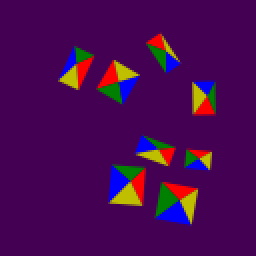
%> input picture Position_feature/Image/000000.png, 128 x 128 px (shown 2 times larger); its folder holds only this picture in this run
$ octave gen_4D.m   (GNU Octave 9; MATLAB toolbox functions it lacks are replaced by stand-ins)
%> lines starting %> are read from the running program, lines starting %| are printed output that depends on the picture; in (x1, y1, x2, y2) boxes, pixels count from 0 and x2, y2 are one past the last pixel; in counts of white or black regions, pixels touching at a corner belong together; the program's own positions count from 1
% This script generates 4D input features using the current images in Image
% folder and saves them in 4D folder
clc
clear

%% TrainingValidation dataset

PATH_READ = 'datasets/TrainingValidation/Image';
PATH_WRITE = 'datasets/TrainingValidation/4D';

paths = dir(fullfile(PATH_READ, '*.png'));
n_data = numel(paths);

for k = 1:n_data
    this_name = paths(k).name;
    this_path = fullfile(PATH_READ, this_name);
    gray = rgb2gray(imread(this_path));
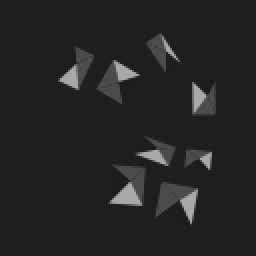
%> gray: size 128x128 uint8 (shown 2 times larger); min 29, max 169, mean 36.3
    [Gx, Gy] = imgradientxy(gray);
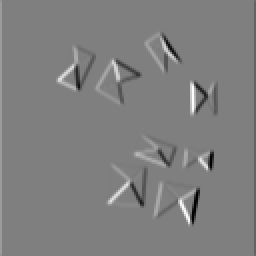
%> Gx: size 128x128 double (shown 2 times larger); min -556, max 556, mean 0; drawn with min black and max white
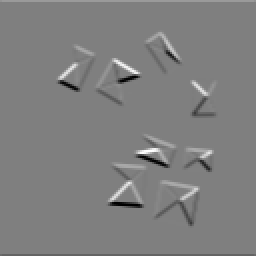
%> Gy: size 128x128 double (shown 2 times larger); min -560, max 560, mean 0; drawn with min black and max white
    [Gmag, Gdir] = imgradient(Gx, Gy);
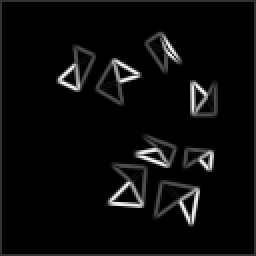
%> Gmag: size 128x128 double (shown 2 times larger); min 0, max 601, mean 26; drawn with min black and max white
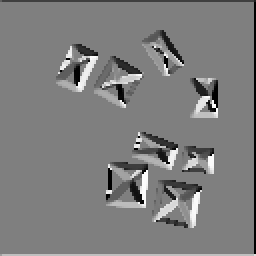
%> Gdir: size 128x128 double (shown 2 times larger); min -180, max 179.6, mean -1.9; drawn with min black and max white
    edges = edge(gray,'Canny');
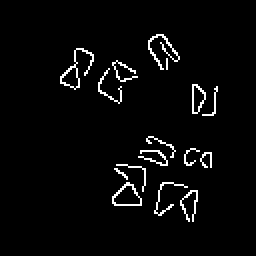
%> edges: size 128x128 logical (shown 2 times larger); 3.3% white in thin lines or dots, all inside (x1, y1, x2, y2) = (30, 17, 109, 111)

    % Normalize features between [0 1]
    gray = double(gray)/255;
%> gray: size 128x128 double
    Gmag = Gmag/max(Gmag(:));
    Gdir = Gdir/max(Gdir(:));
    edges = double(edges);
    input_4D = cat(3, gray, Gmag, Gdir, edges);
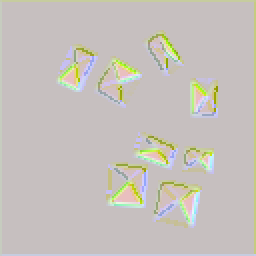
%> input_4D: size 128x128x4 double (shown 2 times larger); mean R, G, B, A 0.142, 0.0433, -0.0106, 0.0329; transparent parts drawn white
    save(fullfile(PATH_WRITE, [this_name(1:end-4), '.mat']), 'input_4D')
end


%% Test dataset

PATH_READ = 'datasets/Test/Image';
PATH_WRITE = 'datasets/Test/4D';

paths = dir(fullfile(PATH_READ, '*.png'));
n_data = numel(paths);

for k = 1:n_data
    this_name = paths(k).name;
    this_path = fullfile(PATH_READ, this_name);
    gray = rgb2gray(imread(this_path));
    [Gx, Gy] = imgradientxy(gray);
    [Gmag, Gdir] = imgradient(Gx, Gy);
    edges = edge(gray,'Canny');

    % Normalize features between [0 1]
    gray = double(gray)/255;
    Gmag = Gmag/max(Gmag(:));
    Gdir = Gdir/max(Gdir(:));
    edges = double(edges);
    input_4D = cat(3, gray, Gmag, Gdir, edges);
    save(fullfile(PATH_WRITE, [this_name(1:end-4), '.mat']), 'input_4D')
end

$ run again, on Position_feature/Image/000015.png
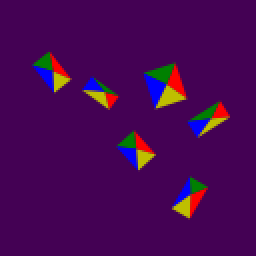
%> input picture Position_feature/Image/000015.png, 128 x 128 px (shown 2 times larger)
%> `edges = edge(gray,'Canny');`:
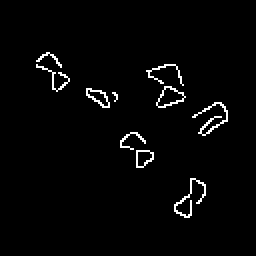
%> edges: size 128x128 logical (shown 2 times larger); 2.3% white in thin lines or dots, all inside (x1, y1, x2, y2) = (18, 26, 114, 109)
%> `input_4D = cat(3, gray, Gmag, Gdir, edges);`:
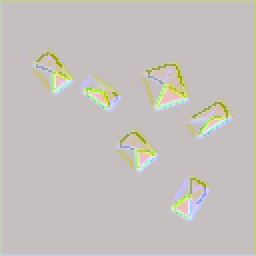
%> input_4D: size 128x128x4 double (shown 2 times larger); mean R, G, B, A 0.134, 0.0331, -0.0169, 0.0231; transparent parts drawn white

$ run again, on Position_feature/Image/000021.png
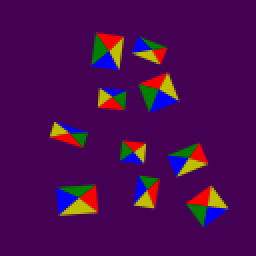
%> input picture Position_feature/Image/000021.png, 128 x 128 px (shown 2 times larger)
%> `edges = edge(gray,'Canny');`:
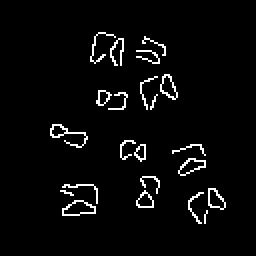
%> edges: size 128x128 logical (shown 2 times larger); 3.6% white in thin lines or dots, all inside (x1, y1, x2, y2) = (25, 16, 113, 112)
%> `input_4D = cat(3, gray, Gmag, Gdir, edges);`:
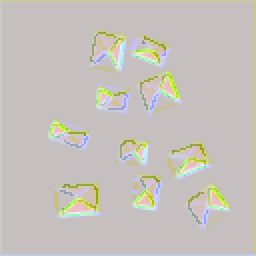
%> input_4D: size 128x128x4 double (shown 2 times larger); mean R, G, B, A 0.143, 0.0482, -0.0127, 0.0364; transparent parts drawn white

$ run again, on Position_feature/Image/000023.png
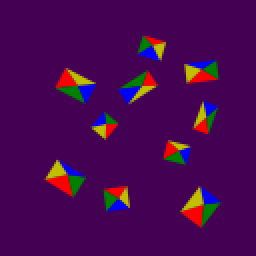
%> input picture Position_feature/Image/000023.png, 128 x 128 px (shown 2 times larger)
%> `input_4D = cat(3, gray, Gmag, Gdir, edges);`:
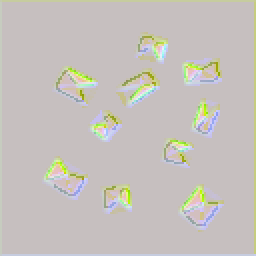
%> input_4D: size 128x128x4 double (shown 2 times larger); mean R, G, B, A 0.138, 0.0428, -0.00392, 0.0322; transparent parts drawn white
